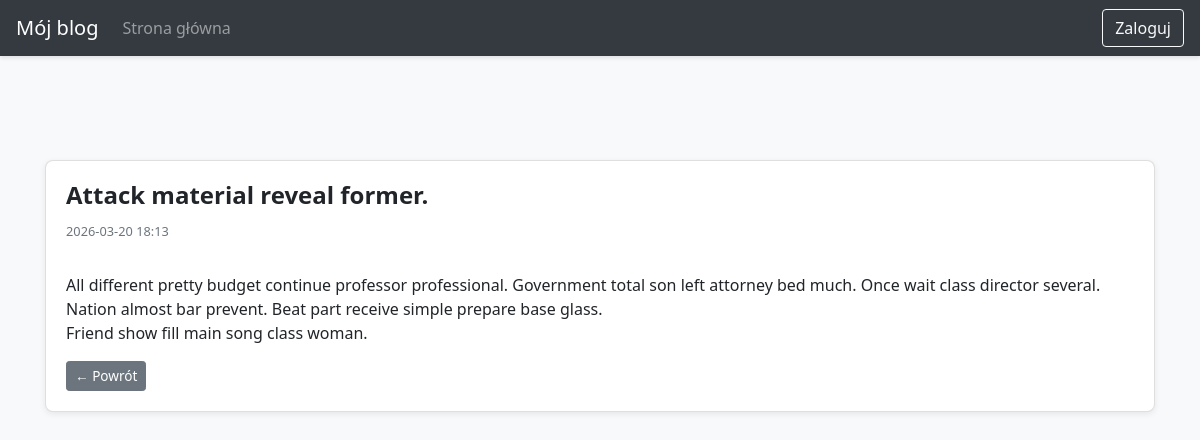
The page /post/5 on the database its author committed.
### blog/models.py (models this page shows)
class Entry(db.Model):
    id = db.Column(db.Integer, primary_key=True)
    title = db.Column(db.String(80), nullable=False)
    body = db.Column(db.Text, nullable=False)
    pub_date = db.Column(
        db.DateTime,
        nullable=False,
        default=datetime.datetime.utcnow
    )
    is_published = db.Column(db.Boolean, default=False)

### blog/routes.py (the view)
@app.route("/post/<int:entry_id>")
def view_entry(entry_id):
    post = Entry.query.get_or_404(entry_id)
    if not post.is_published and not session.get('logged_in'):
        abort(404)
    return render_template("view_post.html", post=post)

### blog/templates/view_post.html (shortened to what this page needs)
{% extends "base.html" %}
{% block content %}
<div class="card mb-4">
    <div class="card-body">
        <h2 class="card-title">{{ post.title }}</h2>
        <small class="text-muted d-block mb-2">
            {{ post.pub_date.strftime('%Y-%m-%d %H:%M') }}
        </small>
        <p class="card-text">
            {{ post.body|replace('\n','<br>')|safe }}
        </p>
        <div class="mt-3 d-flex gap-2 align-items-center">
            <a href="{{ url_for('index') }}"
               class="btn btn-secondary btn-sm">
               &larr; Powrót
            </a>
        </div>
    </div>
</div>
{% endblock %}

### blog/static/css/style.css (style rules this page uses)
body { padding-top: 5rem; font-family: "Segoe UI", Tahoma, Geneva, Verdana, sans-serif; background-color: #f8f9fa; color: #212529; }
.card { border-radius: 0.5rem; box-shadow: 0 2px 6px rgba(0, 0, 0, 0.08); transition: transform 0.2s ease, box-shadow 0.2s ease; }
.card-title { font-size: 1.5rem; font-weight: 600; }
.card-text { white-space: pre-line; line-height: 1.5; }
.btn { transition: all 0.2s ease; }
.btn-sm { padding: 0.25rem 0.5rem; font-size: 0.85rem; }
.mt-3 { margin-top: 1rem !important; }
.gap-2 { gap: 0.5rem; }

### rows shown on the page
Entry: title "Attack material reveal former.", pub_date "2026-03-20 18:13", body "All different pretty budget continue professor professional. Government total son left attorney bed much. Once wait class director several. Nation almost bar prevent. Beat part receive simple prepare base glass. Friend show fill main song class woman."
